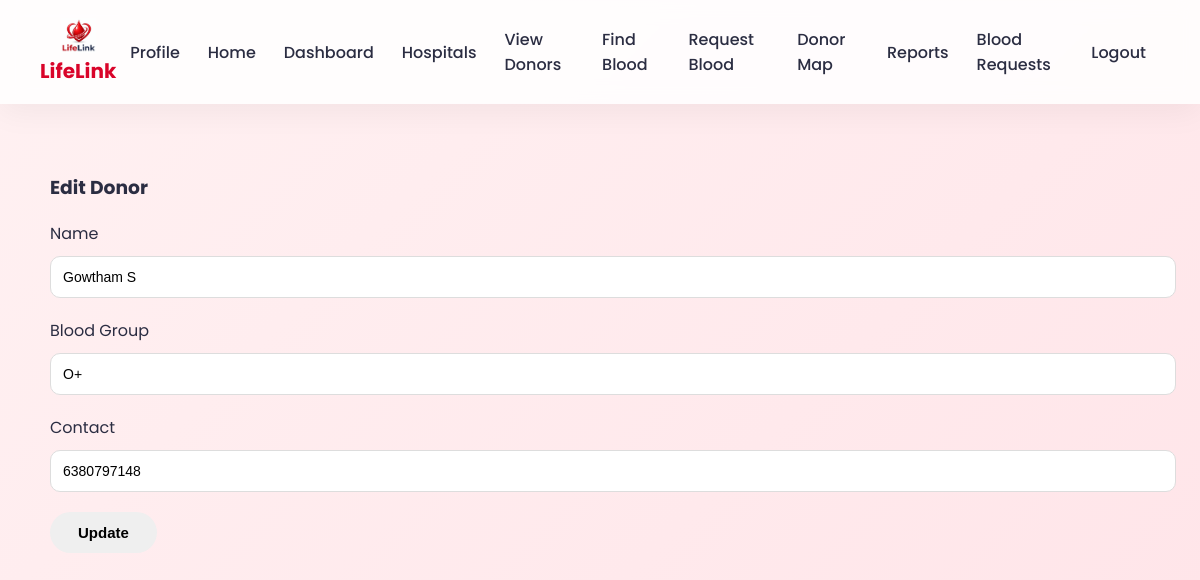
Page /edit_donor/4 (signed in) on the committed database.
### tables this page shows
CREATE TABLE donors(
        donor_id INTEGER PRIMARY KEY,
        name TEXT,
        age INTEGER,
        gender TEXT,
        blood_group TEXT,
        district TEXT,
        phone TEXT,
        email TEXT,
        bio TEXT
    );

### app.py (the view, shortened to what this page needs)
@app.route("/edit_donor/<int:donor_id>", methods=["GET", "POST"])
@login_required
def edit_donor(donor_id):
    if session.get("role") != "admin":
        flash("Unauthorized Access ❌")
        return redirect(url_for("donors"))
    conn = get_db()
    cursor = conn.cursor()
    cursor.execute("SELECT * FROM donors WHERE donor_id=?", (donor_id,))
    donor = cursor.fetchone()
    conn.close()
    return render_template("edit_donor.html", donor=donor)

### app.py (called while the page is built)
def get_db():
    conn = sqlite3.connect("database.db")
    conn.row_factory = sqlite3.Row
    return conn

def login_required(f):
    @wraps(f)
    def wrapper(*args, **kwargs):
        if "username" not in session:
            flash("Please login first")
            return redirect(url_for("login_page"))
        return f(*args, **kwargs)
    return wrapper

### templates/edit_donor.html
{% extends "base.html" %}
{% block content %}
<h3>Edit Donor</h3>
<form method="POST">
    <div class="mb-3">
        <label>Name</label>
        <input type="text" name="name" class="form-control" value="{{ donor[1] }}" required>
    </div>
    <div class="mb-3">
        <label>Blood Group</label>
        <input type="text" name="blood_group" class="form-control" value="{{ donor[4] }}" required>
    </div>
    <div class="mb-3">
        <label>Contact</label>
        <input type="text" name="contact" class="form-control" value="{{ donor[6] }}" required>
    </div>
    <button type="submit" class="btn btn-success">Update</button>
</form>
{% endblock %}

### templates/base.html (style rules this page uses)
body { margin:0; font-family:'Poppins',sans-serif; background:linear-gradient(135deg,#fff1f2,#ffe5e9); color:#2b2d42; }
.btn { padding:12px 28px; border:none; border-radius:50px; cursor:pointer; font-size:15px; font-weight:600; }
input,select { width:100%; padding:12px; margin:10px 0 20px 0; border-radius:10px; border:1px solid #ddd; font-size:14px; }

### rows in the picture
donors: name "Gowtham S", blood_group "O+", contact "6380797148"
